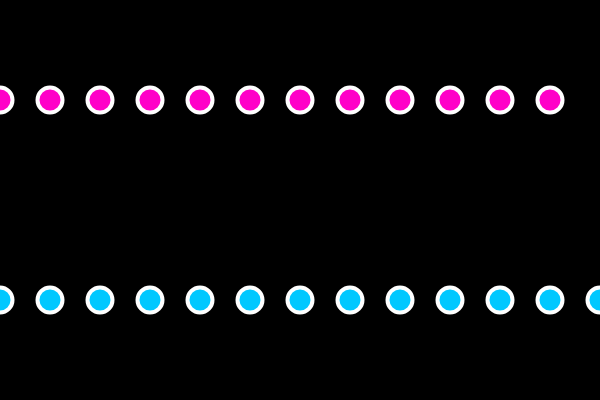
Frame 1 (no input)
Frame 60 (no input): identical to frame 1, image omitted
Frame 120 (the mouse pressed at the canvas centre since frame 60): identical to frame 1, image omitted

The p5.js sketch that drew this single still picture (run headless with seeded random() and noise() and a simulated clock; from frame 60 on, the mouse is pressed at the canvas centre):

// p5.js sketch
// ── sketch.js



function setup() {
  createCanvas(600, 400);
}

function draw() {

    var x = 0;
    
    background(0);

    stroke(255);
    strokeWeight(4);
    

    while (x <= width) {
      fill(0,200,255);
      ellipse(x, 300, 25, 25);
      x += 50;
    }
    
    for (var x = 0 ; x < width; x += 50){
      fill(255,0,200);
      ellipse(x, 100, 25, 25);
    }
  }
